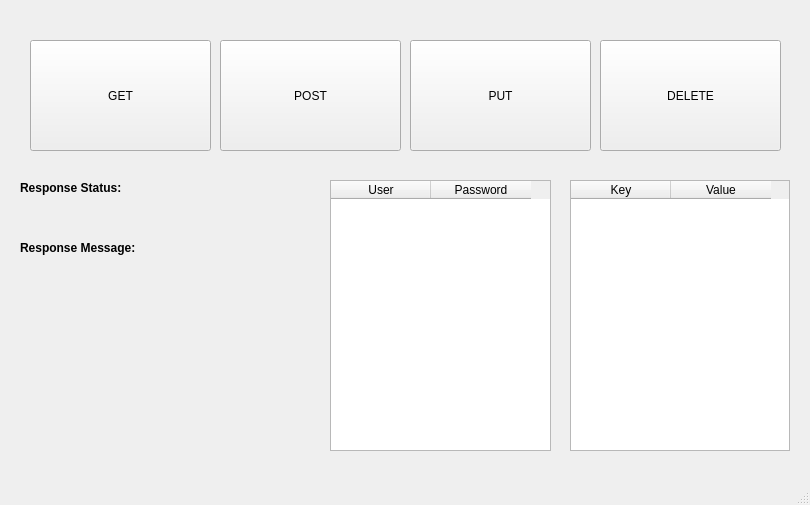
<?xml version="1.0" encoding="UTF-8"?>
<ui version="4.0">
 <class>DBWindow</class>
 <widget class="QMainWindow" name="DBWindow">
  <property name="geometry">
   <rect>
    <x>0</x>
    <y>0</y>
    <width>810</width>
    <height>505</height>
   </rect>
  </property>
  <property name="windowTitle">
   <string>MainWindow</string>
  </property>
  <widget class="QWidget" name="centralwidget">
   <widget class="QPushButton" name="pushButton">
    <property name="geometry">
     <rect>
      <x>30</x>
      <y>40</y>
      <width>181</width>
      <height>111</height>
     </rect>
    </property>
    <property name="text">
     <string>GET</string>
    </property>
   </widget>
   <widget class="QPushButton" name="pushButton_2">
    <property name="geometry">
     <rect>
      <x>220</x>
      <y>40</y>
      <width>181</width>
      <height>111</height>
     </rect>
    </property>
    <property name="text">
     <string>POST</string>
    </property>
   </widget>
   <widget class="QPushButton" name="pushButton_3">
    <property name="geometry">
     <rect>
      <x>410</x>
      <y>40</y>
      <width>181</width>
      <height>111</height>
     </rect>
    </property>
    <property name="text">
     <string>PUT</string>
    </property>
   </widget>
   <widget class="QPushButton" name="pushButton_4">
    <property name="geometry">
     <rect>
      <x>600</x>
      <y>40</y>
      <width>181</width>
      <height>111</height>
     </rect>
    </property>
    <property name="text">
     <string>DELETE</string>
    </property>
   </widget>
   <widget class="QTableWidget" name="tableWidget">
    <property name="enabled">
     <bool>true</bool>
    </property>
    <property name="geometry">
     <rect>
      <x>570</x>
      <y>180</y>
      <width>220</width>
      <height>271</height>
     </rect>
    </property>
    <property name="rowCount">
     <number>0</number>
    </property>
    <column>
     <property name="text">
      <string>Key</string>
     </property>
    </column>
    <column>
     <property name="text">
      <string>Value</string>
     </property>
    </column>
   </widget>
   <widget class="QLabel" name="response_stat_title">
    <property name="geometry">
     <rect>
      <x>20</x>
      <y>180</y>
      <width>121</width>
      <height>17</height>
     </rect>
    </property>
    <property name="text">
     <string>&lt;html&gt;&lt;head/&gt;&lt;body&gt;&lt;p&gt;&lt;span style=&quot; font-weight:600;&quot;&gt;Response Status:&lt;/span&gt;&lt;/p&gt;&lt;/body&gt;&lt;/html&gt;</string>
    </property>
   </widget>
   <widget class="QLabel" name="response_stat">
    <property name="geometry">
     <rect>
      <x>20</x>
      <y>200</y>
      <width>111</width>
      <height>21</height>
     </rect>
    </property>
    <property name="text">
     <string/>
    </property>
   </widget>
   <widget class="QLabel" name="response_message_title">
    <property name="geometry">
     <rect>
      <x>20</x>
      <y>240</y>
      <width>141</width>
      <height>17</height>
     </rect>
    </property>
    <property name="text">
     <string>&lt;html&gt;&lt;head/&gt;&lt;body&gt;&lt;p&gt;&lt;span style=&quot; font-weight:600;&quot;&gt;Response Message:&lt;/span&gt;&lt;/p&gt;&lt;/body&gt;&lt;/html&gt;</string>
    </property>
   </widget>
   <widget class="QLabel" name="response_message_1">
    <property name="geometry">
     <rect>
      <x>20</x>
      <y>260</y>
      <width>291</width>
      <height>21</height>
     </rect>
    </property>
    <property name="text">
     <string/>
    </property>
   </widget>
   <widget class="QTableWidget" name="tableWidget_2">
    <property name="enabled">
     <bool>true</bool>
    </property>
    <property name="geometry">
     <rect>
      <x>330</x>
      <y>180</y>
      <width>221</width>
      <height>271</height>
     </rect>
    </property>
    <property name="rowCount">
     <number>0</number>
    </property>
    <column>
     <property name="text">
      <string>User</string>
     </property>
    </column>
    <column>
     <property name="text">
      <string>Password</string>
     </property>
    </column>
   </widget>
   <widget class="QLabel" name="response_message_2">
    <property name="geometry">
     <rect>
      <x>20</x>
      <y>280</y>
      <width>291</width>
      <height>21</height>
     </rect>
    </property>
    <property name="text">
     <string/>
    </property>
   </widget>
   <widget class="ClickableLabel" name="home_label">
    <property name="geometry">
     <rect>
      <x>763</x>
      <y>4</y>
      <width>31</width>
      <height>31</height>
     </rect>
    </property>
    <property name="text">
     <string>&lt;html&gt;&lt;head/&gt;&lt;body&gt;&lt;p&gt;&lt;img src=&quot;:/home.png&quot;/&gt;&lt;/p&gt;&lt;/body&gt;&lt;/html&gt;</string>
    </property>
   </widget>
  </widget>
  <widget class="QMenuBar" name="menubar">
   <property name="geometry">
    <rect>
     <x>0</x>
     <y>0</y>
     <width>810</width>
     <height>22</height>
    </rect>
   </property>
  </widget>
  <widget class="QStatusBar" name="statusbar"/>
 </widget>
 <customwidgets>
  <customwidget>
   <class>ClickableLabel</class>
   <extends>QLabel</extends>
   <header location="global">clickablelabel.h</header>
  </customwidget>
 </customwidgets>
 <resources/>
 <connections/>
</ui>
